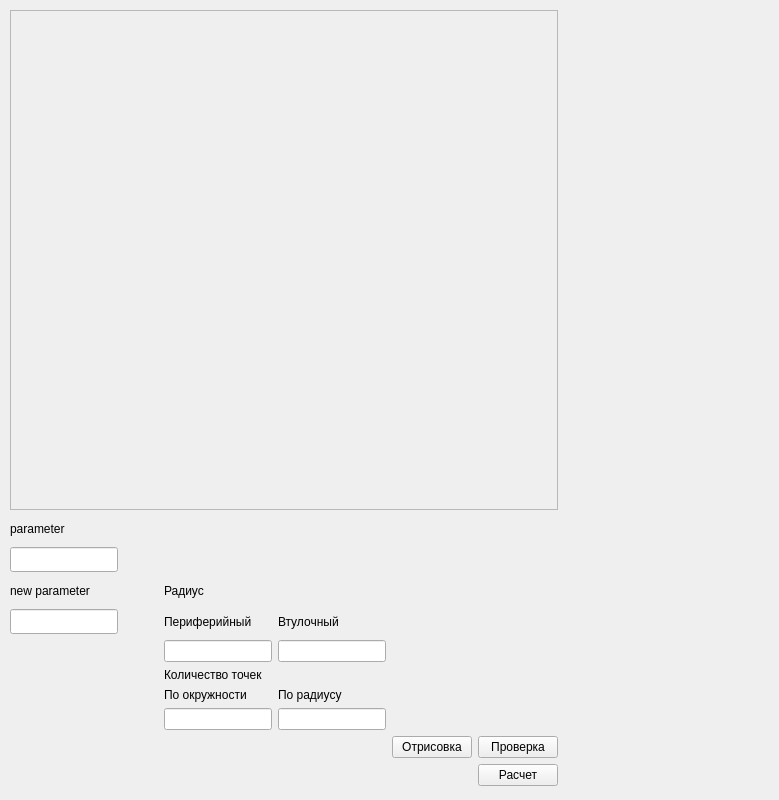
<?xml version="1.0" encoding="UTF-8"?>
<ui version="4.0">
 <class>Form</class>
 <widget class="QWidget" name="Form">
  <property name="geometry">
   <rect>
    <x>0</x>
    <y>0</y>
    <width>779</width>
    <height>800</height>
   </rect>
  </property>
  <property name="minimumSize">
   <size>
    <width>779</width>
    <height>800</height>
   </size>
  </property>
  <property name="maximumSize">
   <size>
    <width>779</width>
    <height>800</height>
   </size>
  </property>
  <property name="windowTitle">
   <string>Form</string>
  </property>
  <widget class="QWidget" name="gridLayoutWidget">
   <property name="geometry">
    <rect>
     <x>10</x>
     <y>10</y>
     <width>761</width>
     <height>781</height>
    </rect>
   </property>
   <layout class="QGridLayout" name="gridLayout" rowstretch="0,0">
    <property name="sizeConstraint">
     <enum>QLayout::SetFixedSize</enum>
    </property>
    <item row="1" column="0">
     <layout class="QGridLayout" name="gridLayout_2">
      <item row="1" column="1">
       <spacer name="horizontalSpacer_2">
        <property name="orientation">
         <enum>Qt::Horizontal</enum>
        </property>
        <property name="sizeHint" stdset="0">
         <size>
          <width>40</width>
          <height>20</height>
         </size>
        </property>
       </spacer>
      </item>
      <item row="2" column="2" colspan="2">
       <widget class="QLabel" name="label_9">
        <property name="text">
         <string>Радиус</string>
        </property>
       </widget>
      </item>
      <item row="1" column="3">
       <spacer name="horizontalSpacer_5">
        <property name="orientation">
         <enum>Qt::Horizontal</enum>
        </property>
        <property name="sizeHint" stdset="0">
         <size>
          <width>40</width>
          <height>20</height>
         </size>
        </property>
       </spacer>
      </item>
      <item row="9" column="5">
       <widget class="QPushButton" name="btn_check">
        <property name="text">
         <string>Проверка</string>
        </property>
       </widget>
      </item>
      <item row="4" column="3">
       <widget class="QLineEdit" name="hubRadius"/>
      </item>
      <item row="9" column="4">
       <widget class="QPushButton" name="btn_draw">
        <property name="text">
         <string>Отрисовка</string>
        </property>
       </widget>
      </item>
      <item row="3" column="3">
       <widget class="QLabel" name="label_6">
        <property name="text">
         <string>Втулочный</string>
        </property>
       </widget>
      </item>
      <item row="3" column="2">
       <widget class="QLabel" name="label_5">
        <property name="text">
         <string>Периферийный</string>
        </property>
       </widget>
      </item>
      <item row="1" column="5">
       <spacer name="horizontalSpacer_3">
        <property name="orientation">
         <enum>Qt::Horizontal</enum>
        </property>
        <property name="sizeHint" stdset="0">
         <size>
          <width>40</width>
          <height>20</height>
         </size>
        </property>
       </spacer>
      </item>
      <item row="4" column="2">
       <widget class="QLineEdit" name="shrRadius"/>
      </item>
      <item row="8" column="3">
       <widget class="QLineEdit" name="numPtsRadius"/>
      </item>
      <item row="6" column="3">
       <widget class="QLabel" name="label_8">
        <property name="text">
         <string>По радиусу</string>
        </property>
       </widget>
      </item>
      <item row="10" column="5">
       <widget class="QPushButton" name="btn_calc">
        <property name="text">
         <string>Расчет</string>
        </property>
       </widget>
      </item>
      <item row="1" column="2">
       <spacer name="horizontalSpacer">
        <property name="orientation">
         <enum>Qt::Horizontal</enum>
        </property>
        <property name="sizeHint" stdset="0">
         <size>
          <width>40</width>
          <height>20</height>
         </size>
        </property>
       </spacer>
      </item>
      <item row="6" column="2">
       <widget class="QLabel" name="label_7">
        <property name="text">
         <string>По окружности</string>
        </property>
       </widget>
      </item>
      <item row="1" column="4">
       <spacer name="horizontalSpacer_4">
        <property name="orientation">
         <enum>Qt::Horizontal</enum>
        </property>
        <property name="sizeHint" stdset="0">
         <size>
          <width>40</width>
          <height>20</height>
         </size>
        </property>
       </spacer>
      </item>
      <item row="8" column="2">
       <widget class="QLineEdit" name="numPtsTheta"/>
      </item>
      <item row="0" column="0">
       <widget class="QLabel" name="label">
        <property name="minimumSize">
         <size>
          <width>0</width>
          <height>25</height>
         </size>
        </property>
        <property name="maximumSize">
         <size>
          <width>16777215</width>
          <height>25</height>
         </size>
        </property>
        <property name="text">
         <string>parameter</string>
        </property>
       </widget>
      </item>
      <item row="1" column="0">
       <widget class="QLineEdit" name="prm">
        <property name="minimumSize">
         <size>
          <width>0</width>
          <height>25</height>
         </size>
        </property>
        <property name="maximumSize">
         <size>
          <width>16777215</width>
          <height>25</height>
         </size>
        </property>
       </widget>
      </item>
      <item row="5" column="2" colspan="2">
       <widget class="QLabel" name="label_10">
        <property name="text">
         <string>Количество точек</string>
        </property>
       </widget>
      </item>
      <item row="2" column="0">
       <widget class="QLabel" name="label_3">
        <property name="minimumSize">
         <size>
          <width>0</width>
          <height>25</height>
         </size>
        </property>
        <property name="maximumSize">
         <size>
          <width>16777215</width>
          <height>25</height>
         </size>
        </property>
        <property name="text">
         <string>new parameter</string>
        </property>
       </widget>
      </item>
      <item row="3" column="0">
       <widget class="QLineEdit" name="newPrm">
        <property name="minimumSize">
         <size>
          <width>0</width>
          <height>25</height>
         </size>
        </property>
        <property name="maximumSize">
         <size>
          <width>16777215</width>
          <height>25</height>
         </size>
        </property>
       </widget>
      </item>
     </layout>
    </item>
    <item row="0" column="0">
     <widget class="QFrame" name="frame">
      <property name="minimumSize">
       <size>
        <width>0</width>
        <height>500</height>
       </size>
      </property>
      <property name="maximumSize">
       <size>
        <width>16777215</width>
        <height>500</height>
       </size>
      </property>
      <property name="frameShape">
       <enum>QFrame::StyledPanel</enum>
      </property>
      <property name="frameShadow">
       <enum>QFrame::Raised</enum>
      </property>
     </widget>
    </item>
   </layout>
  </widget>
 </widget>
 <resources/>
 <connections/>
</ui>
